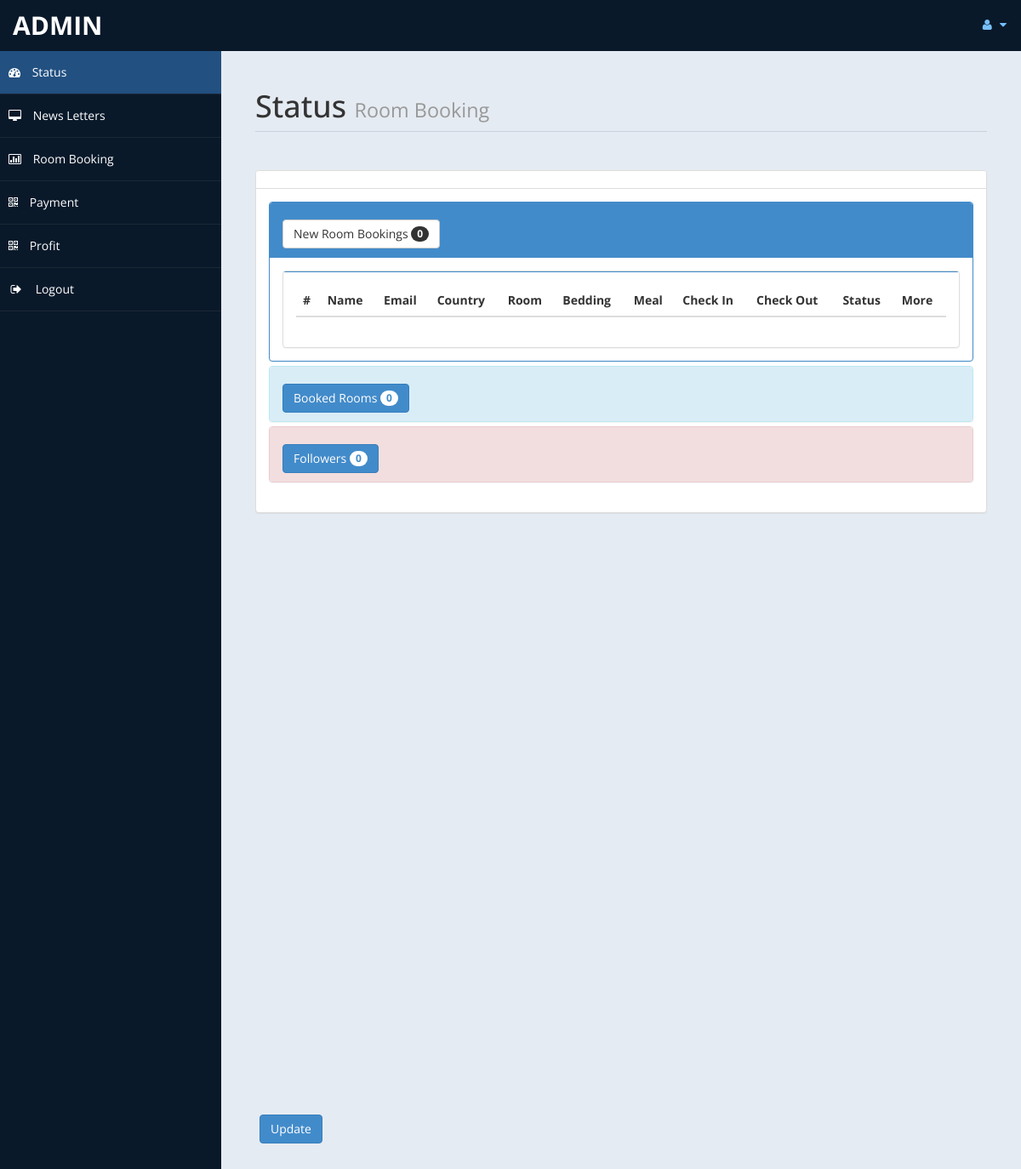
The app's page /admin/home.php (signed in), older data.
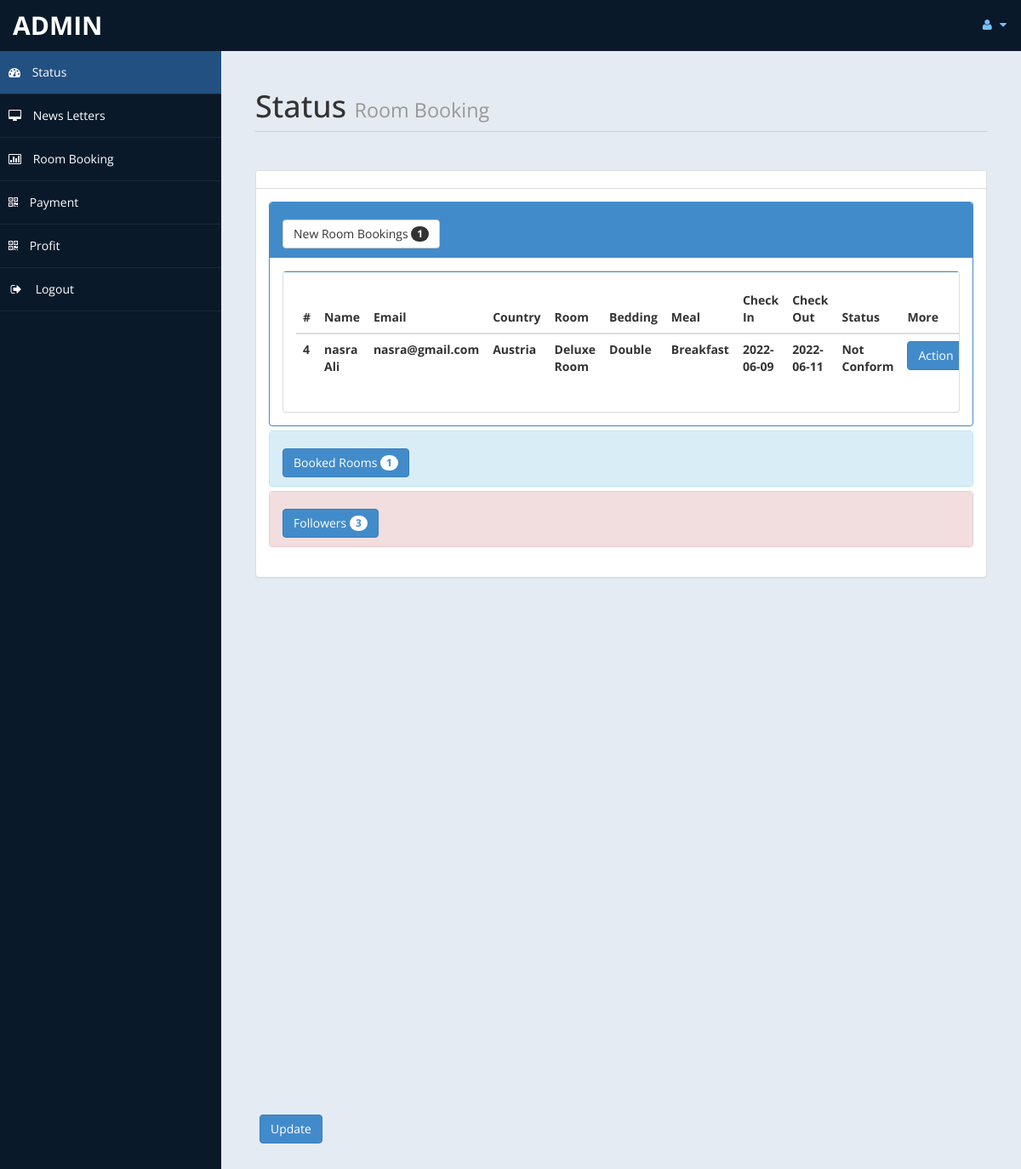
The same page, newer data.
### tables this page shows
CREATE TABLE `roombook` (
  `id` int(10) UNSIGNED NOT NULL,
  `Title` varchar(5) DEFAULT NULL,
  `FName` text DEFAULT NULL,
  `LName` text DEFAULT NULL,
  `Email` varchar(50) DEFAULT NULL,
  `National` varchar(30) DEFAULT NULL,
  `Country` varchar(30) DEFAULT NULL,
  `Phone` text DEFAULT NULL,
  `TRoom` varchar(20) DEFAULT NULL,
  `Bed` varchar(10) DEFAULT NULL,
  `NRoom` varchar(2) DEFAULT NULL,
  `Meal` varchar(15) DEFAULT NULL,
  `cin` date DEFAULT NULL,
  `cout` date DEFAULT NULL,
  `stat` varchar(15) DEFAULT NULL,
  `nodays` int(11) DEFAULT NULL
);

### admin/home.php (the view, shortened to what the changed rows need)
<!DOCTYPE html>
<html xmlns="http://www.w3.org/1999/xhtml">
<head>
    <link href="assets/css/bootstrap.css" rel="stylesheet" />
    <link href="assets/css/font-awesome.css" rel="stylesheet" />
    <link href="assets/js/morris/morris-0.4.3.min.css" rel="stylesheet" />
    <link href="assets/css/custom-styles.css" rel="stylesheet" />
</head>
<body>
    <div id="wrapper">
        <div id="page-wrapper">
            <div id="page-inner">
                <div class="row">
                    <div class="col-md-12">
                        <h1 class="page-header">
                            Status <small>Room Booking </small>
                        </h1>
                    </div>
                </div>
				<?php
						include ('db.php');
						$sql = "select * from roombook";
						$re = mysqli_query($con,$sql);
						$c =0;
						while($row=mysqli_fetch_array($re) )
						{
								$new = $row['stat'];
								if($new=="Not Conform")
								{
									$c = $c + 1;
								}
						}
				?>
					<div class="row">
                <div class="col-md-12">
                    <div class="panel panel-default">
                        <div class="panel-body">
                            <div class="panel-group" id="accordion">
							<div class="panel panel-primary">
                                    <div class="panel-heading">
                                        <h4 class="panel-title">
                                            <a data-toggle="collapse" data-parent="#accordion" href="#collapseTwo">
											<button class="btn btn-default" type="button">
												 New Room Bookings  <span class="badge"><?php echo $c ; ?></span>
											</button>
											</a>
                                        </h4>
                                    </div>
                                    <div id="collapseTwo" class="panel-collapse in" style="height: auto;">
                                        <div class="panel-body">
                                           <div class="panel panel-default">
                        <div class="panel-body">
                            <div class="table-responsive">
                                <table class="table">
                                    <thead>
                                        <tr>
                                            <th>#</th>
                                            <th>Name</th>
                                            <th>Email</th>
                                            <th>Country</th>
											<th>Room</th>
											<th>Bedding</th>
											<th>Meal</th>
											<th>Check In</th>
											<th>Check Out</th>
											<th>Status</th>
											<th>More</th>
                                        </tr>
                                    </thead>
                                    <tbody>
									<?php
									$tsql = "select * from roombook";
									$tre = mysqli_query($con,$tsql);
									while($trow=mysqli_fetch_array($tre) )
									{
										$co =$trow['stat'];
										if($co=="Not Conform")
										{
											echo"<tr>
												<th>".$trow['id']."</th>
												<th>".$trow['FName']." ".$trow['LName']."</th>
												<th>".$trow['Email']."</th>
												<th>".$trow['Country']."</th>
												<th>".$trow['TRoom']."</th>
												<th>".$trow['Bed']."</th>
												<th>".$trow['Meal']."</th>
												<th>".$trow['cin']."</th>
												<th>".$trow['cout']."</th>
												<th>".$trow['stat']."</th>
												<th><a href='roombook.php?rid=".$trow['id']." ' class='btn btn-primary'>Action</a></th>
												</tr>";
										}
									}
									?>
                                    </tbody>
                                </table>
                            </div>
                        </div>
                    </div>
                                        </div>
                                    </div>
                                </div>
								<?php
								$rsql = "SELECT * FROM `roombook`";
								$rre = mysqli_query($con,$rsql);
								$r =0;
								while($row=mysqli_fetch_array($rre) )
								{
										$br = $row['stat'];
										if($br=="Conform")
										{
											$r = $r + 1;
										}
								}
								?>
                                <div class="panel panel-info">
                                    <div class="panel-heading">
                                        <h4 class="panel-title">
                                            <a data-toggle="collapse" data-parent="#accordion" href="#collapseOne" class="collapsed">
											<button class="btn btn-primary" type="button">
												 Booked Rooms  <span class="badge"><?php echo $r ; ?></span>
											</button>
											</a>
                                        </h4>
                                    </div>
                                </div>
                                <?php
								$fsql = "SELECT * FROM `contact`";
								$fre = mysqli_query($con,$fsql);
								$f =0;
								while($row=mysqli_fetch_array($fre) )
								{
										$f = $f + 1;
								}
								?>
                                <div class="panel panel-danger">
                                    <div class="panel-heading">
                                        <h4 class="panel-title">
                                            <a data-toggle="collapse" data-parent="#accordion" href="#collapseThree" class="collapsed">
											<button class="btn btn-primary" type="button">
												 Followers  <span class="badge"><?php echo $f ; ?></span>
											</button>
											</a>
                                        </h4>
                                    </div>
                                    </div>
                                </div>
                            </div>
                        </div>
                    </div>
                </div>
            </div>
                        </div>
            </div>
</body>
</html>

Row changes from the older to the newer data that the page shows:
added roombook: id "4", FName "nasra", LName "Ali", Email "nasra@gmail.com", Country "Austria", TRoom "Deluxe Room", Bed "Double", Meal "Breakfast", cin "2022-06-09", cout "2022-06-11", stat "Not Conform"
Text that changed along with them:
$c: "0" → "1"
$r: "0" → "1"
$f: "0" → "3"
